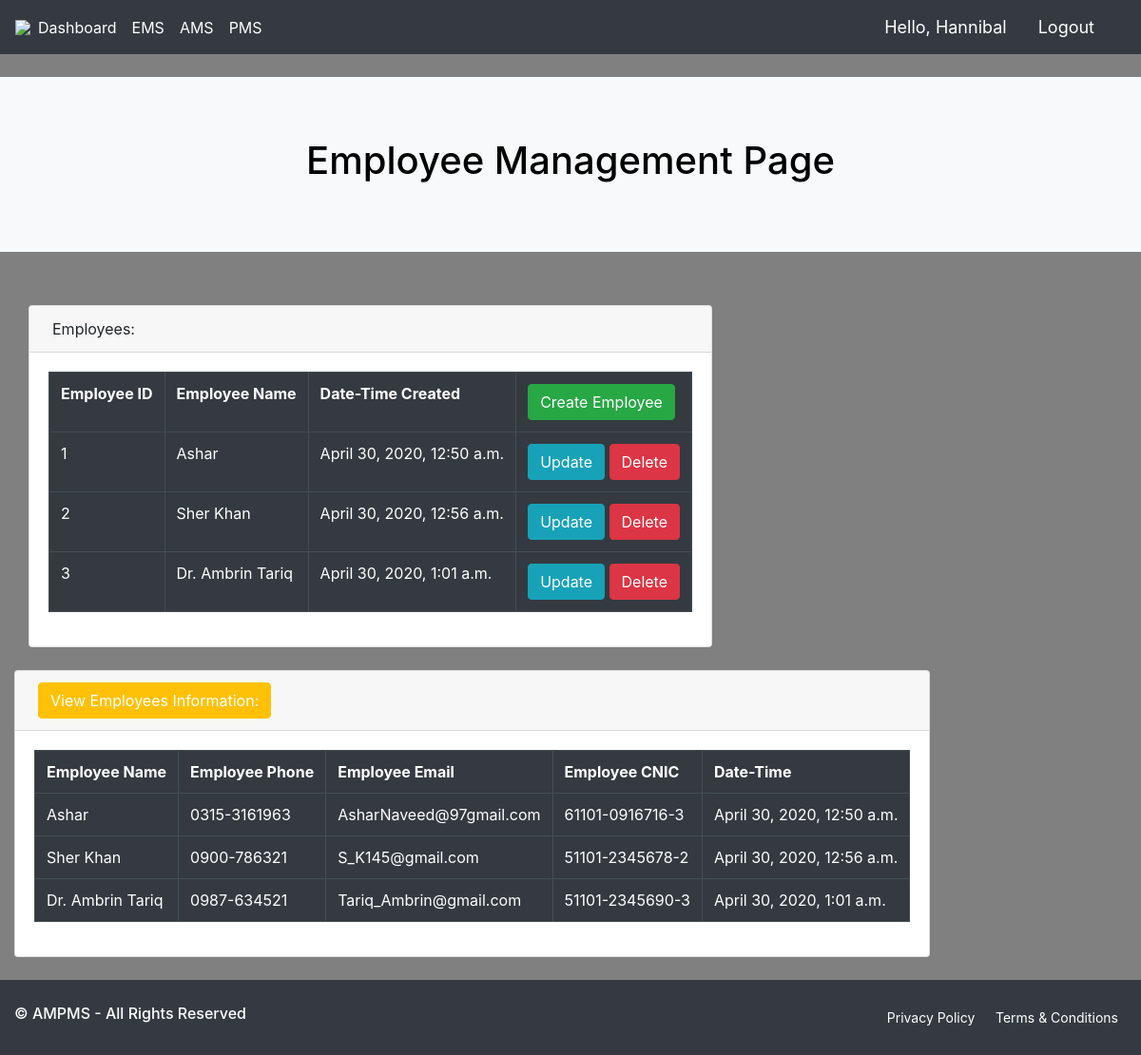
The page /user/ (signed in) on the database its author committed.
### Project/models.py (models this page shows, shortened)
class Employee(models.Model):
    DEPARTMENT = (
        ('Psychologist', 'Psychologist'),
        ('Physiotherapist', 'Physiotherapist'),
        ('Consultant', 'Consultant'),
        ('Intern', 'Intern')
    )
    EDUCATION = (
        ('Bachelors', 'Bachelors'),
        ('Masters', 'Masters')
    )
    employee_user_id = models.OneToOneField(User, null=True, blank=False, on_delete=models.CASCADE)
    Full_Name = models.CharField(max_length=200, null=True)
    Email_Address = models.EmailField(max_length=200, null=True)
    CNIC = models.CharField(max_length=200, null=True)
    Password = models.CharField(max_length=200, blank=True, null=True)
    Confirm_Password = models.CharField(max_length=200, blank=True, null=True)
    Phone_No = models.CharField(max_length=200, null=True)
    Department = models.CharField(max_length=200, null=True, choices=DEPARTMENT)
    Designation = models.CharField(max_length=200, null=True)
    Salary = models.CharField(max_length=100, null=True)
    Experience = models.CharField(max_length=200, null=True)
    Education = models.CharField(max_length=200, null=True, choices=EDUCATION)
    Profile_Pic = models.ImageField(default="Male Profile Avatar.png", null=True, blank=True)
    Date_created = models.DateTimeField(auto_now_add=True)

### Project/decorators.py (the view)
        def wrapper_func(request, *args, **kwargs):
            group = None
            if request.user.groups.exists():
                group = request.user.groups.all()[0].name
            if group in allowed_roles:
                return view_func(request, *args, **kwargs)
            else:
                return HttpResponse('You are not authorized to view this page')

### Project/views.py (called while the page is built)
@login_required(login_url=login_page)
@allowed_users(allowed_roles=['Admin'])
def user(request):
    all_employees = Employee.objects.all()
    return render(request, 'projects/UMS.html', {'employees': all_employees})

### Project/templates/projects/UMS.html (shortened to what this page needs)
{% extends 'projects/Main.html' %}
{% block content %}
<br>
<div class="jumbotron jumbotron-fluid bg-light">
    <h1 align="center">
        <font color="Black">Employee Management Page</font>
    </h1>
</div>
<br>
<div class="container">
    <div class="row">
        <div class="card mb-4">
            <div class="card-header">Employees:</div>
            <div class="card-body">
                <div class="table-responsive">
                    <table class="table table-bordered table-dark text-white" id="dataTable" width="100%" cellspacing="0">
                        <tr>
                            <th>Employee ID</th>
                            <th>Employee Name</th>
                            <th>Date-Time Created</th>
                           <th><a class="btn btn-success" href="{% url 'add_empform' %}">Create Employee</a></th>
                        </tr>
                        {% for emp in employees %}
                        <tr>
                            <td>{{emp.id}}</td>
                            <td>{{emp.Full_Name}}</td>
                            <td>{{emp.Date_created}}</td>
                            <td><a class="btn btn-info" href="{% url 'update_empform' emp.id %}">Update</a>
                            <a class="btn btn-danger" href="{% url 'delete_empform' emp.id %}">Delete</a></td>
                        </tr>
                        {% endfor %}
                    </table>
                </div>
            </div>
         </div>
        <br>
        <div class="row">
            <div class="card mb-4">
                <div class="card-header">
                    <button class="btn btn-warning text-white">View Employees Information:</button></div>
                <div class="card-body">
                    <div class="table-responsive">
                        <table class="table table-bordered table-dark text-white" width="100%" cellspacing="0">
                            <tr>
                                <th>Employee Name</th>
                                <th>Employee Phone</th>
                                <th>Employee Email</th>
                                <th>Employee CNIC</th>
                                <th>Date-Time</th>
                            </tr>
                            {% for emp in employees %}
                            <tr>
                                <td>{{emp.Full_Name}}</td>
                                <td>{{emp.Phone_No}}</td>
                                <td>{{emp.Email_Address}}</td>
                                <td>{{emp.CNIC}}</td>
                                <td>{{emp.Date_created}}</td>
                            </tr>
                            {% endfor %}
                        </table>
                    </div>
                </div>
            </div>
        </div>
    </div>
</div>
{% endblock %}

### Project/templates/projects/Navbar.html (shortened to what this page needs)
{% load static %}
<nav class="navbar navbar-expand-lg navbar-light bg-dark">
  <img src="{% static 'Images/logo final test.png' %}">
  <div class="collapse navbar-collapse" id="navbarNav">
    <ul class="navbar-nav">
      <li class="nav-item active">
        <a class="nav-link nav text-white" href="{% url 'home' %}">Dashboard</a>
      </li>
      <li class="nav-item active">
        <a class="nav-link nav text-white" href="{% url 'user' %}">EMS</a>
      </li>
      <li class="nav-item active">
        <a class="nav-link nav text-white" href="{% url 'attendance' %}">AMS</a>
      </li>
      <li class="nav-item active">
        <a class="nav-link nav text-white" href="{% url 'payroll' %}">PMS</a>
      </li>
    </ul>
  </div>
  <span class="hello-msg">Hello, {{request.user}}</span>
  <span><a class="hello-msg btn btn-dark" href="{% url 'logout_user' %}">Logout</a></span>
</nav>

### Project/templates/projects/Main.html (style rules this page uses)
body, html { margin: 0; padding: 0; height: 100%; background: Grey !important; }

### Project/templates/projects/Navbar.html (style rules this page uses)
.hello-msg { font-size: 18px; color: #fff; margin-right: 20px; }

### rows shown on the page
Employee: id "1", Full_Name "Ashar", Date_created "April 30, 2020, 12:50 a.m.", Phone_No "0315-3161963", Email_Address "AsharNaveed@97gmail.com", CNIC "61101-0916716-3"
Employee: id "2", Full_Name "Sher Khan", Date_created "April 30, 2020, 12:56 a.m.", Phone_No "0900-786321", Email_Address "S_K145@gmail.com", CNIC "51101-2345678-2"
Employee: id "3", Full_Name "Dr. Ambrin Tariq", Date_created "April 30, 2020, 1:01 a.m.", Phone_No "0987-634521", Email_Address "Tariq_Ambrin@gmail.com", CNIC "51101-2345690-3"

### other values the page prints
{{ request.user }} "Hannibal"
